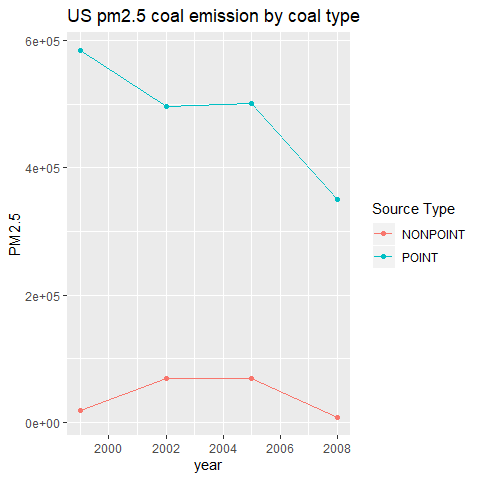

Reproduce this figure in R.
c <- SCC[grepl("coal", SCC$Short.Name, ignore.case = T),]
cs <- SCC_SUMMARY[SCC_SUMMARY$SCC %in% c$SCC,]
ct <- aggregate(Emissions ~ year + type, cs, sum)

#use ggplot2
library(ggplot2)

ggplot(ct, aes(year, Emissions, col = type))+
  geom_line()+
  geom_point()+
  ggtitle("US pm2.5 coal emission by coal type")+
  ylab("PM2.5")+
  xlab("year")+
  scale_colour_discrete(name ="Source Type")+
  theme(legend.title = element_text())
